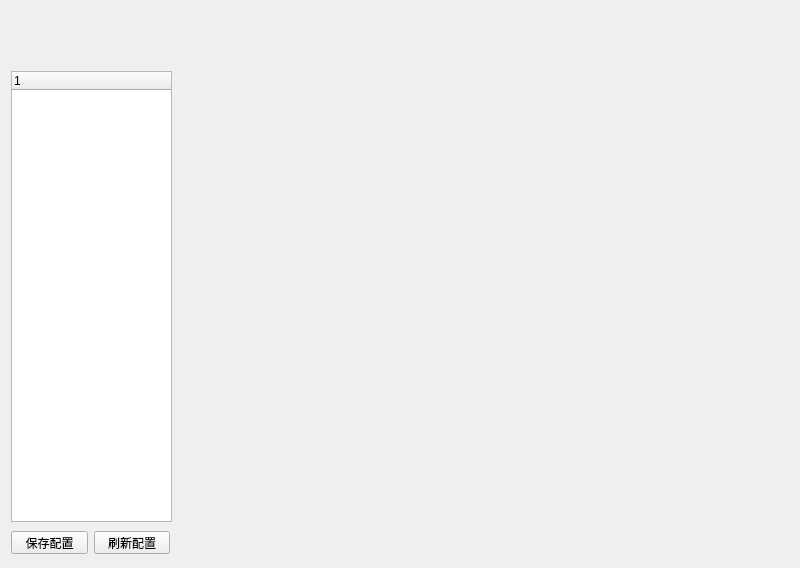
<?xml version="1.0" encoding="UTF-8"?>
<ui version="4.0">
 <class>SystemSetting</class>
 <widget class="QWidget" name="SystemSetting">
  <property name="geometry">
   <rect>
    <x>0</x>
    <y>0</y>
    <width>800</width>
    <height>568</height>
   </rect>
  </property>
  <property name="minimumSize">
   <size>
    <width>800</width>
    <height>568</height>
   </size>
  </property>
  <property name="maximumSize">
   <size>
    <width>800</width>
    <height>568</height>
   </size>
  </property>
  <property name="windowTitle">
   <string>系统设置</string>
  </property>
  <layout class="QGridLayout" name="gridLayout">
   <item row="0" column="0" colspan="2">
    <layout class="QHBoxLayout" name="horizontalLayout">
     <item>
      <spacer name="horizontalSpacer">
       <property name="orientation">
        <enum>Qt::Horizontal</enum>
       </property>
       <property name="sizeHint" stdset="0">
        <size>
         <width>137</width>
         <height>20</height>
        </size>
       </property>
      </spacer>
     </item>
     <item>
      <widget class="QLabel" name="label">
       <property name="minimumSize">
        <size>
         <width>491</width>
         <height>51</height>
        </size>
       </property>
       <property name="styleSheet">
        <string notr="true">border-image: url(:/QtLvBa/QQ截图20140701091425.png);</string>
       </property>
       <property name="text">
        <string/>
       </property>
      </widget>
     </item>
     <item>
      <spacer name="horizontalSpacer_2">
       <property name="orientation">
        <enum>Qt::Horizontal</enum>
       </property>
       <property name="sizeHint" stdset="0">
        <size>
         <width>136</width>
         <height>20</height>
        </size>
       </property>
      </spacer>
     </item>
    </layout>
   </item>
   <item row="1" column="0">
    <layout class="QVBoxLayout" name="verticalLayout">
     <item>
      <widget class="QTreeWidget" name="treeWidget">
       <property name="minimumSize">
        <size>
         <width>161</width>
         <height>451</height>
        </size>
       </property>
       <property name="maximumSize">
        <size>
         <width>161</width>
         <height>451</height>
        </size>
       </property>
       <column>
        <property name="text">
         <string notr="true">1</string>
        </property>
       </column>
      </widget>
     </item>
     <item>
      <layout class="QHBoxLayout" name="horizontalLayout_2">
       <item>
        <widget class="QPushButton" name="pushButton">
         <property name="minimumSize">
          <size>
           <width>77</width>
           <height>23</height>
          </size>
         </property>
         <property name="maximumSize">
          <size>
           <width>77</width>
           <height>23</height>
          </size>
         </property>
         <property name="text">
          <string>保存配置</string>
         </property>
        </widget>
       </item>
       <item>
        <widget class="QPushButton" name="pushButton_2">
         <property name="minimumSize">
          <size>
           <width>76</width>
           <height>23</height>
          </size>
         </property>
         <property name="maximumSize">
          <size>
           <width>76</width>
           <height>23</height>
          </size>
         </property>
         <property name="text">
          <string>刷新配置</string>
         </property>
        </widget>
       </item>
      </layout>
     </item>
    </layout>
   </item>
   <item row="1" column="1">
    <widget class="QStackedWidget" name="stackedWidget">
     <property name="minimumSize">
      <size>
       <width>571</width>
       <height>0</height>
      </size>
     </property>
     <property name="styleSheet">
      <string notr="true">QGroupBox {
border: 2px solid gray;
border-radius: 10px;
}</string>
     </property>
     <property name="currentIndex">
      <number>12</number>
     </property>
     <widget class="QWidget" name="page">
      <layout class="QGridLayout" name="gridLayout_2">
       <property name="margin">
        <number>0</number>
       </property>
       <item row="0" column="0">
        <widget class="QLabel" name="label_2">
         <property name="styleSheet">
          <string notr="true">border-image: url(:/QtLvBa/QQ截图20140704103152.png);</string>
         </property>
         <property name="text">
          <string/>
         </property>
        </widget>
       </item>
      </layout>
     </widget>
     <widget class="QWidget" name="page_2">
      <widget class="QLabel" name="label_3">
       <property name="geometry">
        <rect>
         <x>30</x>
         <y>30</y>
         <width>531</width>
         <height>61</height>
        </rect>
       </property>
       <property name="text">
        <string>&lt;html&gt;&lt;head/&gt;&lt;body&gt;&lt;p align=&quot;center&quot;&gt;启用时将根据你的设置过滤上网信息，禁用时不起作用。详情请查看各功能的详细设置&lt;/p&gt;&lt;/body&gt;&lt;/html&gt;</string>
       </property>
      </widget>
      <widget class="QGroupBox" name="groupBox">
       <property name="geometry">
        <rect>
         <x>30</x>
         <y>120</y>
         <width>531</width>
         <height>241</height>
        </rect>
       </property>
       <property name="title">
        <string/>
       </property>
       <widget class="QWidget" name="layoutWidget">
        <property name="geometry">
         <rect>
          <x>90</x>
          <y>120</y>
          <width>235</width>
          <height>18</height>
         </rect>
        </property>
        <layout class="QHBoxLayout" name="horizontalLayout_3">
         <item>
          <widget class="QRadioButton" name="radioButton_2">
           <property name="text">
            <string>禁用</string>
           </property>
          </widget>
         </item>
         <item>
          <widget class="QLabel" name="label_5">
           <property name="text">
            <string>关闭过滤功能，不过滤上网信息。</string>
           </property>
          </widget>
         </item>
        </layout>
       </widget>
       <widget class="QWidget" name="layoutWidget">
        <property name="geometry">
         <rect>
          <x>90</x>
          <y>60</y>
          <width>247</width>
          <height>18</height>
         </rect>
        </property>
        <layout class="QHBoxLayout" name="horizontalLayout_4">
         <item>
          <widget class="QRadioButton" name="radioButton">
           <property name="text">
            <string>启用</string>
           </property>
          </widget>
         </item>
         <item>
          <widget class="QLabel" name="label_4">
           <property name="text">
            <string>开启过滤功能，过滤设置才会生效。</string>
           </property>
          </widget>
         </item>
        </layout>
       </widget>
      </widget>
      <widget class="QWidget" name="layoutWidget">
       <property name="geometry">
        <rect>
         <x>30</x>
         <y>390</y>
         <width>163</width>
         <height>25</height>
        </rect>
       </property>
       <layout class="QHBoxLayout" name="horizontalLayout_5">
        <item>
         <widget class="QPushButton" name="pushButton_3">
          <property name="text">
           <string>清空缓存</string>
          </property>
         </widget>
        </item>
        <item>
         <widget class="QPushButton" name="pushButton_4">
          <property name="text">
           <string>恢复默认设置</string>
          </property>
         </widget>
        </item>
       </layout>
      </widget>
     </widget>
     <widget class="QWidget" name="page_3">
      <widget class="QLabel" name="label_6">
       <property name="geometry">
        <rect>
         <x>40</x>
         <y>30</y>
         <width>501</width>
         <height>41</height>
        </rect>
       </property>
       <property name="text">
        <string>&lt;html&gt;&lt;head/&gt;&lt;body&gt;&lt;p&gt;图像识别可以自动识别，拦截黄色图像，以增强过滤的有效性和实时性。&lt;/p&gt;&lt;/body&gt;&lt;/html&gt;</string>
       </property>
      </widget>
      <widget class="QGroupBox" name="groupBox_2">
       <property name="geometry">
        <rect>
         <x>40</x>
         <y>100</y>
         <width>521</width>
         <height>271</height>
        </rect>
       </property>
       <property name="title">
        <string/>
       </property>
       <widget class="QCheckBox" name="checkBox">
        <property name="geometry">
         <rect>
          <x>30</x>
          <y>20</y>
          <width>161</width>
          <height>16</height>
         </rect>
        </property>
        <property name="text">
         <string>启用自动图像识别功能</string>
        </property>
       </widget>
       <widget class="QLabel" name="label_7">
        <property name="geometry">
         <rect>
          <x>30</x>
          <y>60</y>
          <width>181</width>
          <height>16</height>
         </rect>
        </property>
        <property name="text">
         <string>预定义网页不良图像数量（2-25）</string>
        </property>
       </widget>
       <widget class="QSpinBox" name="spinBox">
        <property name="geometry">
         <rect>
          <x>260</x>
          <y>60</y>
          <width>42</width>
          <height>22</height>
         </rect>
        </property>
       </widget>
       <widget class="QCheckBox" name="checkBox_2">
        <property name="geometry">
         <rect>
          <x>40</x>
          <y>130</y>
          <width>171</width>
          <height>16</height>
         </rect>
        </property>
        <property name="text">
         <string>发现不良信息网站自动关闭</string>
        </property>
       </widget>
       <widget class="QCheckBox" name="checkBox_3">
        <property name="geometry">
         <rect>
          <x>40</x>
          <y>170</y>
          <width>161</width>
          <height>16</height>
         </rect>
        </property>
        <property name="text">
         <string>发现不良图片报警</string>
        </property>
       </widget>
       <widget class="QCheckBox" name="checkBox_4">
        <property name="geometry">
         <rect>
          <x>40</x>
          <y>210</y>
          <width>261</width>
          <height>16</height>
         </rect>
        </property>
        <property name="text">
         <string>发现预定义图像数量后自动添加到黑名单</string>
        </property>
       </widget>
      </widget>
      <widget class="QGroupBox" name="groupBox_3">
       <property name="geometry">
        <rect>
         <x>40</x>
         <y>380</y>
         <width>521</width>
         <height>101</height>
        </rect>
       </property>
       <property name="title">
        <string>图像识别灵敏度（不良图像级别），级别越高，灵敏度越高。</string>
       </property>
       <widget class="QSlider" name="horizontalSlider">
        <property name="geometry">
         <rect>
          <x>20</x>
          <y>40</y>
          <width>481</width>
          <height>22</height>
         </rect>
        </property>
        <property name="orientation">
         <enum>Qt::Horizontal</enum>
        </property>
       </widget>
       <widget class="QLabel" name="label_8">
        <property name="geometry">
         <rect>
          <x>10</x>
          <y>70</y>
          <width>31</width>
          <height>16</height>
         </rect>
        </property>
        <property name="text">
         <string>&lt;html&gt;&lt;head/&gt;&lt;body&gt;&lt;p align=&quot;center&quot;&gt;低&lt;/p&gt;&lt;/body&gt;&lt;/html&gt;</string>
        </property>
       </widget>
       <widget class="QLabel" name="label_9">
        <property name="geometry">
         <rect>
          <x>230</x>
          <y>62</y>
          <width>54</width>
          <height>20</height>
         </rect>
        </property>
        <property name="text">
         <string>&lt;html&gt;&lt;head/&gt;&lt;body&gt;&lt;p align=&quot;center&quot;&gt;中&lt;/p&gt;&lt;/body&gt;&lt;/html&gt;</string>
        </property>
       </widget>
       <widget class="QLabel" name="label_10">
        <property name="geometry">
         <rect>
          <x>480</x>
          <y>70</y>
          <width>31</width>
          <height>20</height>
         </rect>
        </property>
        <property name="text">
         <string>&lt;html&gt;&lt;head/&gt;&lt;body&gt;&lt;p align=&quot;center&quot;&gt;高&lt;/p&gt;&lt;/body&gt;&lt;/html&gt;</string>
        </property>
       </widget>
      </widget>
     </widget>
     <widget class="QWidget" name="page_4">
      <widget class="QLabel" name="label_11">
       <property name="geometry">
        <rect>
         <x>50</x>
         <y>50</y>
         <width>471</width>
         <height>61</height>
        </rect>
       </property>
       <property name="text">
        <string>&lt;html&gt;&lt;head/&gt;&lt;body&gt;&lt;p&gt;文字过滤即对网页中文字进行实时检查，如果发现不良信息，网页将被阻止访问。&lt;/p&gt;&lt;/body&gt;&lt;/html&gt;</string>
       </property>
      </widget>
      <widget class="QGroupBox" name="groupBox_4">
       <property name="geometry">
        <rect>
         <x>30</x>
         <y>130</y>
         <width>521</width>
         <height>221</height>
        </rect>
       </property>
       <property name="title">
        <string/>
       </property>
       <widget class="QCheckBox" name="checkBox_5">
        <property name="geometry">
         <rect>
          <x>50</x>
          <y>50</y>
          <width>111</width>
          <height>16</height>
         </rect>
        </property>
        <property name="text">
         <string>开启关键字过滤</string>
        </property>
       </widget>
       <widget class="QCheckBox" name="checkBox_6">
        <property name="geometry">
         <rect>
          <x>50</x>
          <y>90</y>
          <width>111</width>
          <height>16</height>
         </rect>
        </property>
        <property name="text">
         <string>开启语义分析</string>
        </property>
       </widget>
       <widget class="QCheckBox" name="checkBox_7">
        <property name="geometry">
         <rect>
          <x>50</x>
          <y>130</y>
          <width>121</width>
          <height>16</height>
         </rect>
        </property>
        <property name="text">
         <string>发现不良信息报警</string>
        </property>
       </widget>
       <widget class="QLabel" name="label_12">
        <property name="geometry">
         <rect>
          <x>210</x>
          <y>50</y>
          <width>271</width>
          <height>16</height>
         </rect>
        </property>
        <property name="text">
         <string>根据关键字库，对网页上的文字信息进行过滤。</string>
        </property>
       </widget>
       <widget class="QLabel" name="label_13">
        <property name="geometry">
         <rect>
          <x>210</x>
          <y>90</y>
          <width>251</width>
          <height>16</height>
         </rect>
        </property>
        <property name="text">
         <string>&lt;html&gt;&lt;head/&gt;&lt;body&gt;&lt;p&gt;根据词组或语句的语义进行具体分析、过滤。&lt;/p&gt;&lt;/body&gt;&lt;/html&gt;</string>
        </property>
       </widget>
      </widget>
     </widget>
     <widget class="QWidget" name="page_5">
      <widget class="QCheckBox" name="checkBox_8">
       <property name="geometry">
        <rect>
         <x>30</x>
         <y>20</y>
         <width>111</width>
         <height>16</height>
        </rect>
       </property>
       <property name="text">
        <string>上网时间控制</string>
       </property>
      </widget>
      <widget class="QLabel" name="label_14">
       <property name="geometry">
        <rect>
         <x>270</x>
         <y>20</y>
         <width>31</width>
         <height>16</height>
        </rect>
       </property>
       <property name="styleSheet">
        <string notr="true">QLabel#label_14{background-color: rgb(85, 255, 0);}
</string>
       </property>
       <property name="text">
        <string/>
       </property>
      </widget>
      <widget class="QLabel" name="label_15">
       <property name="geometry">
        <rect>
         <x>330</x>
         <y>20</y>
         <width>54</width>
         <height>12</height>
        </rect>
       </property>
       <property name="text">
        <string>允许</string>
       </property>
      </widget>
      <widget class="QTableWidget" name="tableWidget">
       <property name="geometry">
        <rect>
         <x>0</x>
         <y>50</y>
         <width>571</width>
         <height>271</height>
        </rect>
       </property>
      </widget>
      <widget class="QGroupBox" name="groupBox_5">
       <property name="geometry">
        <rect>
         <x>0</x>
         <y>330</y>
         <width>571</width>
         <height>141</height>
        </rect>
       </property>
       <property name="title">
        <string/>
       </property>
       <widget class="QCheckBox" name="checkBox_9">
        <property name="geometry">
         <rect>
          <x>30</x>
          <y>30</y>
          <width>121</width>
          <height>16</height>
         </rect>
        </property>
        <property name="text">
         <string>禁网前5分钟预警</string>
        </property>
       </widget>
       <widget class="QLabel" name="label_17">
        <property name="geometry">
         <rect>
          <x>160</x>
          <y>30</y>
          <width>141</width>
          <height>16</height>
         </rect>
        </property>
        <property name="text">
         <string>（禁止上网前5分钟提示）</string>
        </property>
       </widget>
       <widget class="QLabel" name="label_18">
        <property name="geometry">
         <rect>
          <x>33</x>
          <y>80</y>
          <width>151</width>
          <height>20</height>
         </rect>
        </property>
        <property name="text">
         <string>自动时间同步间隔(10-60秒)</string>
        </property>
       </widget>
       <widget class="QSpinBox" name="spinBox_2">
        <property name="geometry">
         <rect>
          <x>240</x>
          <y>80</y>
          <width>42</width>
          <height>22</height>
         </rect>
        </property>
        <property name="minimum">
         <number>10</number>
        </property>
        <property name="maximum">
         <number>60</number>
        </property>
       </widget>
      </widget>
     </widget>
     <widget class="QWidget" name="page_6">
      <widget class="QLabel" name="label_19">
       <property name="geometry">
        <rect>
         <x>110</x>
         <y>30</y>
         <width>341</width>
         <height>31</height>
        </rect>
       </property>
       <property name="text">
        <string>&lt;html&gt;&lt;head/&gt;&lt;body&gt;&lt;p align=&quot;center&quot;&gt;网址过滤，根据预设和用户自定义的黑白名单对网址进行过滤。&lt;/p&gt;&lt;/body&gt;&lt;/html&gt;</string>
       </property>
      </widget>
      <widget class="QGroupBox" name="groupBox_6">
       <property name="geometry">
        <rect>
         <x>30</x>
         <y>80</y>
         <width>521</width>
         <height>251</height>
        </rect>
       </property>
       <property name="title">
        <string/>
       </property>
       <widget class="QCheckBox" name="checkBox_10">
        <property name="geometry">
         <rect>
          <x>40</x>
          <y>40</y>
          <width>91</width>
          <height>16</height>
         </rect>
        </property>
        <property name="text">
         <string>网址过滤</string>
        </property>
       </widget>
       <widget class="QCheckBox" name="checkBox_11">
        <property name="geometry">
         <rect>
          <x>40</x>
          <y>100</y>
          <width>81</width>
          <height>16</height>
         </rect>
        </property>
        <property name="text">
         <string>白名单优先</string>
        </property>
       </widget>
       <widget class="QCheckBox" name="checkBox_12">
        <property name="geometry">
         <rect>
          <x>40</x>
          <y>150</y>
          <width>121</width>
          <height>16</height>
         </rect>
        </property>
        <property name="text">
         <string>只允许访问白名单</string>
        </property>
       </widget>
       <widget class="QLabel" name="label_20">
        <property name="geometry">
         <rect>
          <x>190</x>
          <y>40</y>
          <width>131</width>
          <height>20</height>
         </rect>
        </property>
        <property name="text">
         <string>（开启网址过滤功能。)</string>
        </property>
       </widget>
       <widget class="QLabel" name="label_21">
        <property name="geometry">
         <rect>
          <x>190</x>
          <y>100</y>
          <width>191</width>
          <height>16</height>
         </rect>
        </property>
        <property name="text">
         <string>(在白名单库中的网址，不过滤。)</string>
        </property>
       </widget>
       <widget class="QLabel" name="label_22">
        <property name="geometry">
         <rect>
          <x>190</x>
          <y>150</y>
          <width>181</width>
          <height>20</height>
         </rect>
        </property>
        <property name="text">
         <string>(只允许访问白名单库中的网址。)</string>
        </property>
       </widget>
      </widget>
     </widget>
     <widget class="QWidget" name="page_7">
      <layout class="QGridLayout" name="gridLayout_3">
       <property name="margin">
        <number>0</number>
       </property>
       <property name="spacing">
        <number>0</number>
       </property>
       <item row="0" column="0">
        <widget class="QLabel" name="label_23">
         <property name="styleSheet">
          <string notr="true">border-image: url(:/QtLvBa/QQ截图20140707143848.png);</string>
         </property>
         <property name="text">
          <string/>
         </property>
        </widget>
       </item>
      </layout>
     </widget>
     <widget class="QWidget" name="page_8">
      <widget class="QGroupBox" name="groupBox_7">
       <property name="geometry">
        <rect>
         <x>10</x>
         <y>10</y>
         <width>381</width>
         <height>381</height>
        </rect>
       </property>
       <property name="title">
        <string/>
       </property>
       <widget class="QCheckBox" name="checkBox_13">
        <property name="geometry">
         <rect>
          <x>10</x>
          <y>10</y>
          <width>101</width>
          <height>16</height>
         </rect>
        </property>
        <property name="text">
         <string>过滤站点/常规</string>
        </property>
       </widget>
       <widget class="QCheckBox" name="checkBox_14">
        <property name="geometry">
         <rect>
          <x>10</x>
          <y>50</y>
          <width>101</width>
          <height>16</height>
         </rect>
        </property>
        <property name="text">
         <string>过滤站点智能</string>
        </property>
       </widget>
      </widget>
      <widget class="QPushButton" name="pushButton_8">
       <property name="geometry">
        <rect>
         <x>40</x>
         <y>430</y>
         <width>75</width>
         <height>23</height>
        </rect>
       </property>
       <property name="text">
        <string>保存</string>
       </property>
      </widget>
      <widget class="QPushButton" name="pushButton_9">
       <property name="geometry">
        <rect>
         <x>150</x>
         <y>430</y>
         <width>75</width>
         <height>23</height>
        </rect>
       </property>
       <property name="text">
        <string>取消</string>
       </property>
      </widget>
      <widget class="QSplitter" name="splitter">
       <property name="geometry">
        <rect>
         <x>430</x>
         <y>130</y>
         <width>75</width>
         <height>111</height>
        </rect>
       </property>
       <property name="orientation">
        <enum>Qt::Vertical</enum>
       </property>
       <widget class="QPushButton" name="pushButton_5">
        <property name="text">
         <string>全选</string>
        </property>
       </widget>
       <widget class="QPushButton" name="pushButton_6">
        <property name="text">
         <string>全取消</string>
        </property>
       </widget>
       <widget class="QPushButton" name="pushButton_7">
        <property name="text">
         <string>默认</string>
        </property>
       </widget>
      </widget>
     </widget>
     <widget class="QWidget" name="page_9">
      <widget class="QTabWidget" name="tabWidget">
       <property name="geometry">
        <rect>
         <x>30</x>
         <y>40</y>
         <width>531</width>
         <height>381</height>
        </rect>
       </property>
       <property name="currentIndex">
        <number>3</number>
       </property>
       <widget class="QWidget" name="tab">
        <attribute name="title">
         <string>黑名单</string>
        </attribute>
        <widget class="QListWidget" name="listWidget">
         <property name="geometry">
          <rect>
           <x>10</x>
           <y>10</y>
           <width>371</width>
           <height>271</height>
          </rect>
         </property>
        </widget>
        <widget class="QPushButton" name="pushButton_10">
         <property name="geometry">
          <rect>
           <x>420</x>
           <y>50</y>
           <width>75</width>
           <height>23</height>
          </rect>
         </property>
         <property name="text">
          <string>编辑</string>
         </property>
        </widget>
        <widget class="QPushButton" name="pushButton_11">
         <property name="geometry">
          <rect>
           <x>420</x>
           <y>100</y>
           <width>75</width>
           <height>23</height>
          </rect>
         </property>
         <property name="text">
          <string>增加</string>
         </property>
        </widget>
        <widget class="QPushButton" name="pushButton_12">
         <property name="geometry">
          <rect>
           <x>420</x>
           <y>150</y>
           <width>75</width>
           <height>23</height>
          </rect>
         </property>
         <property name="text">
          <string>删除</string>
         </property>
        </widget>
        <widget class="QPushButton" name="pushButton_13">
         <property name="geometry">
          <rect>
           <x>280</x>
           <y>310</y>
           <width>75</width>
           <height>23</height>
          </rect>
         </property>
         <property name="text">
          <string>全选</string>
         </property>
        </widget>
        <widget class="QPushButton" name="pushButton_14">
         <property name="geometry">
          <rect>
           <x>360</x>
           <y>310</y>
           <width>75</width>
           <height>23</height>
          </rect>
         </property>
         <property name="text">
          <string>取消</string>
         </property>
        </widget>
       </widget>
       <widget class="QWidget" name="tab_2">
        <attribute name="title">
         <string>白名单</string>
        </attribute>
        <widget class="QPushButton" name="pushButton_15">
         <property name="geometry">
          <rect>
           <x>110</x>
           <y>310</y>
           <width>75</width>
           <height>23</height>
          </rect>
         </property>
         <property name="text">
          <string>系统白名单</string>
         </property>
        </widget>
        <widget class="QListWidget" name="listWidget_2">
         <property name="geometry">
          <rect>
           <x>10</x>
           <y>10</y>
           <width>371</width>
           <height>271</height>
          </rect>
         </property>
        </widget>
        <widget class="QPushButton" name="pushButton_16">
         <property name="geometry">
          <rect>
           <x>280</x>
           <y>310</y>
           <width>75</width>
           <height>23</height>
          </rect>
         </property>
         <property name="text">
          <string>全选</string>
         </property>
        </widget>
        <widget class="QPushButton" name="pushButton_17">
         <property name="geometry">
          <rect>
           <x>420</x>
           <y>150</y>
           <width>75</width>
           <height>23</height>
          </rect>
         </property>
         <property name="text">
          <string>删除</string>
         </property>
        </widget>
        <widget class="QPushButton" name="pushButton_18">
         <property name="geometry">
          <rect>
           <x>420</x>
           <y>50</y>
           <width>75</width>
           <height>23</height>
          </rect>
         </property>
         <property name="text">
          <string>编辑</string>
         </property>
        </widget>
        <widget class="QPushButton" name="pushButton_19">
         <property name="geometry">
          <rect>
           <x>360</x>
           <y>310</y>
           <width>75</width>
           <height>23</height>
          </rect>
         </property>
         <property name="text">
          <string>取消</string>
         </property>
        </widget>
        <widget class="QPushButton" name="pushButton_20">
         <property name="geometry">
          <rect>
           <x>420</x>
           <y>100</y>
           <width>75</width>
           <height>23</height>
          </rect>
         </property>
         <property name="text">
          <string>增加</string>
         </property>
        </widget>
       </widget>
       <widget class="QWidget" name="tab_3">
        <attribute name="title">
         <string>关键字</string>
        </attribute>
        <widget class="QListWidget" name="listWidget_3">
         <property name="geometry">
          <rect>
           <x>20</x>
           <y>20</y>
           <width>371</width>
           <height>271</height>
          </rect>
         </property>
        </widget>
        <widget class="QPushButton" name="pushButton_21">
         <property name="geometry">
          <rect>
           <x>290</x>
           <y>320</y>
           <width>75</width>
           <height>23</height>
          </rect>
         </property>
         <property name="text">
          <string>全选</string>
         </property>
        </widget>
        <widget class="QPushButton" name="pushButton_22">
         <property name="geometry">
          <rect>
           <x>430</x>
           <y>160</y>
           <width>75</width>
           <height>23</height>
          </rect>
         </property>
         <property name="text">
          <string>删除</string>
         </property>
        </widget>
        <widget class="QPushButton" name="pushButton_23">
         <property name="geometry">
          <rect>
           <x>430</x>
           <y>60</y>
           <width>75</width>
           <height>23</height>
          </rect>
         </property>
         <property name="text">
          <string>编辑</string>
         </property>
        </widget>
        <widget class="QPushButton" name="pushButton_24">
         <property name="geometry">
          <rect>
           <x>370</x>
           <y>320</y>
           <width>75</width>
           <height>23</height>
          </rect>
         </property>
         <property name="text">
          <string>取消</string>
         </property>
        </widget>
        <widget class="QPushButton" name="pushButton_25">
         <property name="geometry">
          <rect>
           <x>430</x>
           <y>110</y>
           <width>75</width>
           <height>23</height>
          </rect>
         </property>
         <property name="text">
          <string>增加</string>
         </property>
        </widget>
       </widget>
       <widget class="QWidget" name="tab_4">
        <attribute name="title">
         <string>进程过滤</string>
        </attribute>
        <widget class="QTableWidget" name="tableWidget_2">
         <property name="geometry">
          <rect>
           <x>10</x>
           <y>10</y>
           <width>391</width>
           <height>251</height>
          </rect>
         </property>
        </widget>
        <widget class="QPushButton" name="pushButton_26">
         <property name="geometry">
          <rect>
           <x>290</x>
           <y>290</y>
           <width>75</width>
           <height>23</height>
          </rect>
         </property>
         <property name="text">
          <string>全选</string>
         </property>
        </widget>
        <widget class="QPushButton" name="pushButton_27">
         <property name="geometry">
          <rect>
           <x>430</x>
           <y>200</y>
           <width>75</width>
           <height>23</height>
          </rect>
         </property>
         <property name="text">
          <string>删除</string>
         </property>
        </widget>
        <widget class="QPushButton" name="pushButton_28">
         <property name="geometry">
          <rect>
           <x>430</x>
           <y>80</y>
           <width>75</width>
           <height>23</height>
          </rect>
         </property>
         <property name="text">
          <string>编辑</string>
         </property>
        </widget>
        <widget class="QPushButton" name="pushButton_29">
         <property name="geometry">
          <rect>
           <x>370</x>
           <y>290</y>
           <width>75</width>
           <height>23</height>
          </rect>
         </property>
         <property name="text">
          <string>取消</string>
         </property>
        </widget>
        <widget class="QPushButton" name="pushButton_30">
         <property name="geometry">
          <rect>
           <x>430</x>
           <y>140</y>
           <width>75</width>
           <height>23</height>
          </rect>
         </property>
         <property name="text">
          <string>增加</string>
         </property>
        </widget>
        <widget class="QPushButton" name="pushButton_31">
         <property name="geometry">
          <rect>
           <x>430</x>
           <y>20</y>
           <width>75</width>
           <height>23</height>
          </rect>
         </property>
         <property name="text">
          <string>选择</string>
         </property>
        </widget>
        <widget class="QCheckBox" name="checkBox_15">
         <property name="geometry">
          <rect>
           <x>30</x>
           <y>290</y>
           <width>141</width>
           <height>16</height>
          </rect>
         </property>
         <property name="text">
          <string>开启进程过滤</string>
         </property>
        </widget>
       </widget>
      </widget>
     </widget>
     <widget class="QWidget" name="page_10">
      <widget class="QGroupBox" name="groupBox_8">
       <property name="geometry">
        <rect>
         <x>30</x>
         <y>50</y>
         <width>511</width>
         <height>191</height>
        </rect>
       </property>
       <property name="title">
        <string>文字日志</string>
       </property>
       <widget class="QCheckBox" name="checkBox_16">
        <property name="geometry">
         <rect>
          <x>40</x>
          <y>30</y>
          <width>101</width>
          <height>16</height>
         </rect>
        </property>
        <property name="text">
         <string>记录文字日志</string>
        </property>
       </widget>
       <widget class="QLabel" name="label_16">
        <property name="geometry">
         <rect>
          <x>40</x>
          <y>110</y>
          <width>141</width>
          <height>16</height>
         </rect>
        </property>
        <property name="text">
         <string>文字保存时间（1-14）天</string>
        </property>
       </widget>
       <widget class="QSpinBox" name="spinBox_3">
        <property name="geometry">
         <rect>
          <x>240</x>
          <y>110</y>
          <width>42</width>
          <height>22</height>
         </rect>
        </property>
        <property name="minimum">
         <number>1</number>
        </property>
        <property name="maximum">
         <number>14</number>
        </property>
        <property name="value">
         <number>3</number>
        </property>
       </widget>
      </widget>
      <widget class="QGroupBox" name="groupBox_9">
       <property name="geometry">
        <rect>
         <x>40</x>
         <y>290</y>
         <width>501</width>
         <height>171</height>
        </rect>
       </property>
       <property name="title">
        <string>屏幕日志</string>
       </property>
       <widget class="QCheckBox" name="checkBox_17">
        <property name="geometry">
         <rect>
          <x>40</x>
          <y>50</y>
          <width>101</width>
          <height>16</height>
         </rect>
        </property>
        <property name="text">
         <string>记录屏幕日志</string>
        </property>
       </widget>
       <widget class="QLabel" name="label_24">
        <property name="geometry">
         <rect>
          <x>40</x>
          <y>100</y>
          <width>121</width>
          <height>16</height>
         </rect>
        </property>
        <property name="text">
         <string>抓屏时间间隔1-14分</string>
        </property>
       </widget>
       <widget class="QLabel" name="label_25">
        <property name="geometry">
         <rect>
          <x>40</x>
          <y>140</y>
          <width>141</width>
          <height>16</height>
         </rect>
        </property>
        <property name="text">
         <string>屏幕日志保存时间1-14天</string>
        </property>
       </widget>
       <widget class="QSpinBox" name="spinBox_4">
        <property name="geometry">
         <rect>
          <x>230</x>
          <y>100</y>
          <width>42</width>
          <height>22</height>
         </rect>
        </property>
        <property name="maximum">
         <number>14</number>
        </property>
        <property name="value">
         <number>3</number>
        </property>
       </widget>
       <widget class="QSpinBox" name="spinBox_5">
        <property name="geometry">
         <rect>
          <x>231</x>
          <y>141</y>
          <width>41</width>
          <height>21</height>
         </rect>
        </property>
        <property name="maximum">
         <number>14</number>
        </property>
        <property name="value">
         <number>3</number>
        </property>
       </widget>
      </widget>
     </widget>
     <widget class="QWidget" name="page_11">
      <layout class="QGridLayout" name="gridLayout_4">
       <property name="margin">
        <number>0</number>
       </property>
       <property name="spacing">
        <number>0</number>
       </property>
       <item row="0" column="0">
        <widget class="QLabel" name="label_26">
         <property name="styleSheet">
          <string notr="true">border-image: url(:/QtLvBa/QQ截图20140707152229.png);</string>
         </property>
         <property name="text">
          <string/>
         </property>
        </widget>
       </item>
      </layout>
     </widget>
     <widget class="QWidget" name="page_12"/>
     <widget class="QWidget" name="page_14"/>
     <widget class="QWidget" name="page_15"/>
     <widget class="QWidget" name="page_13"/>
    </widget>
   </item>
  </layout>
 </widget>
 <resources>
  <include location="qtlvba.qrc"/>
 </resources>
 <connections/>
</ui>
